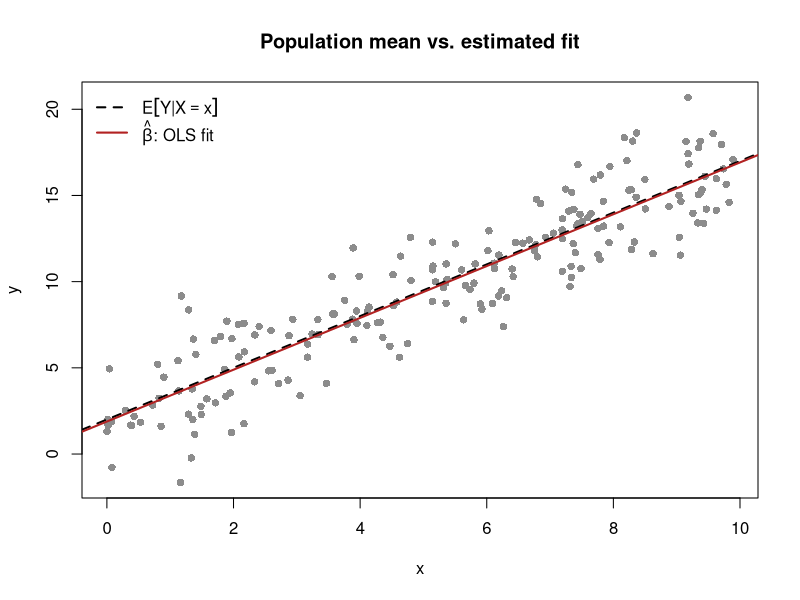

This figure's R source:
## ---- chunk 1
#| label: fig-notation-demo
#| fig-cap: "A single simulated draw (n = 200). The population conditional mean E[Y | X = x] = 2 + 1.5x (dashed) is a fixed feature of the data-generating process; the OLS fit (solid) is the estimator beta-hat, a function of this particular sample."
#| out-width: "70%"
set.seed(42)

n     <- 200
beta0 <- 2      # population intercept (a parameter)
beta1 <- 1.5    # population slope     (a parameter)

x       <- runif(n, min = 0, max = 10)
epsilon <- rnorm(n, mean = 0, sd = 2)      # disturbance term
y       <- beta0 + beta1 * x + epsilon     # E[Y | X = x] = beta0 + beta1 * x

fit <- lm(y ~ x)                           # OLS estimator -> beta-hat

plot(x, y, pch = 16, col = "grey55",
     xlab = "x", ylab = "y",
     main = "Population mean vs. estimated fit")
abline(a = beta0, b = beta1, lty = 2, lwd = 2)        # E[Y | X = x]: the truth
abline(fit,        col = "firebrick", lwd = 2)        # beta-hat:     the estimate
legend("topleft", bty = "n",
       legend = c(expression(E*group("[",Y*"|"*X==x,"]")),
                  expression(hat(beta)*": OLS fit")),
       lty = c(2, 1), lwd = 2, col = c("black", "firebrick"))

round(coef(fit), 3)   # beta-hat: close to (2, 1.5) but not equal to it
